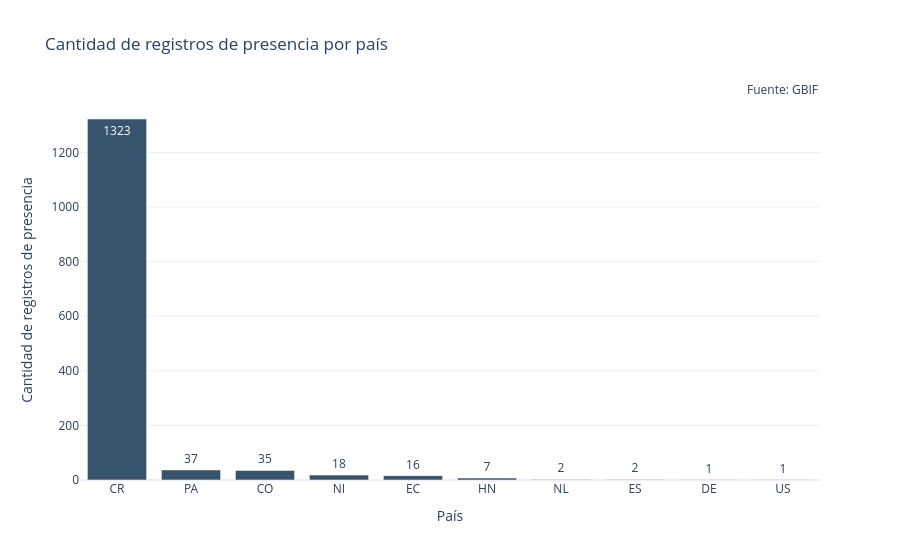

Here is the notebook cell this chart was saved with:
### Markdown cell above
### Gráfico de barras: registros de presencia por país

### Code cell
# Agrupar por código de país
registros_x_pais = (
    presencia
    .groupby('countryCode', dropna=True)
    .size()
    .reset_index(name='count')
)

# Ordenar descendentemente por frecuencia
registros_x_pais = registros_x_pais.sort_values('count', ascending=False)

# Crear gráfico de barras
fig = px.bar(
    registros_x_pais,
    x='countryCode',
    y='count',
    title='Cantidad de registros de presencia por país',
    labels={'countryCode': 'País', 'count': 'Cantidad de registros de presencia'},
    text='count'
)

# Personalizar tooltip (hover) y estilo de las barras
fig.update_traces(
    hovertemplate='País: %{x}<br>Cantidad de registros de presencia: %{y}',
    marker_color='rgb(55, 83, 109)'
)

# Opciones de diseño
fig.update_layout(
    template='plotly_white',
    xaxis={'type': 'category'},
    xaxis_title='País',
    yaxis_title='Cantidad de registros de presencia',
    showlegend=False,
    annotations=[
        dict(
            text='Fuente: GBIF',
            x=1, y=1,
            xref='paper', yref='paper',
            xanchor='right', yanchor='bottom',
            showarrow=False
        )
    ]
)

# Mostrar la figura
mostrar(fig)

### Figure 1 — Plotly figure (JSON) as saved in the notebook; plotly's stock layout.template omitted (floating-point values rounded to 4 significant figures)
{"data": [{"hovertemplate": "País: %{x}<br>Cantidad de registros de presencia: %{y}", "legendgroup": "", "marker": {"color": "rgb(55, 83, 109)", "pattern": {"shape": ""}}, "name": "", "orientation": "v", "showlegend": false, "text": [1323.0, 37.0, 35.0, 18.0, 16.0, 7.0, 2.0, 2.0, 1.0, 1.0], "textposition": "auto", "type": "bar", "x": ["CR", "PA", "CO", "NI", "EC", "HN", "NL", "ES", "DE", "US"], "xaxis": "x", "y": [1323, 37, 35, 18, 16, 7, 2, 2, 1, 1], "yaxis": "y"}], "layout": {"annotations": [{"showarrow": false, "text": "Fuente: GBIF", "x": 1, "xanchor": "right", "xref": "paper", "y": 1, "yanchor": "bottom", "yref": "paper"}], "barmode": "relative", "legend": {"tracegroupgap": 0}, "showlegend": false, "title": {"text": "Cantidad de registros de presencia por país"}, "xaxis": {"anchor": "y", "domain": [0.0, 1.0], "title": {"text": "País"}, "type": "category"}, "yaxis": {"anchor": "x", "domain": [0.0, 1.0], "title": {"text": "Cantidad de registros de presencia"}}}}
